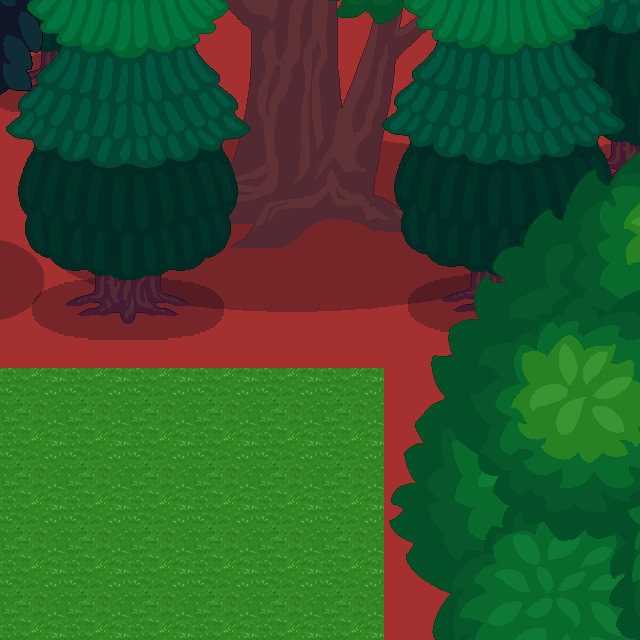

The image is a tile-based game level rendered from a .tmx file. Its description and source (layers, tilesets, objects; grid data summarised) follow:
An orthogonal 40x40 tile map with 16x16 px tiles, 3 tile layers (ground, wall, tree), 3 tilesets.

<map version="1.10" tiledversion="1.10.2" orientation="orthogonal" renderorder="right-down" width="40" height="40" tilewidth="16" tileheight="16" infinite="0" nextlayerid="4" nextobjectid="1">
 <tileset firstgid="1" source="grasslv2.tsx" />
 <tileset firstgid="17" source="lv2_trees.tsx" />
 <tileset firstgid="53" source="wall.tsx" />
 <layer id="1" name="ground" width="40" height="40">
  <properties>
   <property name="unity:SortingLayer" value="Ground" />
   <property name="unity:layer" value="Ground" />
  </properties>
  <data>[1600 cells, 1600 non-empty, 16 distinct tile ids]</data>
 </layer>
 <layer id="2" name="wall" width="40" height="40">
  <properties>
   <property name="unity:ignore" value="Visual" />
   <property name="unity:layer" value="Obstacles" />
  </properties>
  <data>[1600 cells, 1192 non-empty, 1 distinct tile ids]</data>
 </layer>
 <layer id="3" name="tree" width="40" height="40">
  <properties>
   <property name="unity:SortingLayer" value="Foreground" />
   <property name="unity:layer" value="Obstacles" />
  </properties>
  <data>[1600 cells, 1 non-empty, 1 distinct tile ids]</data>
 </layer>
</map>
